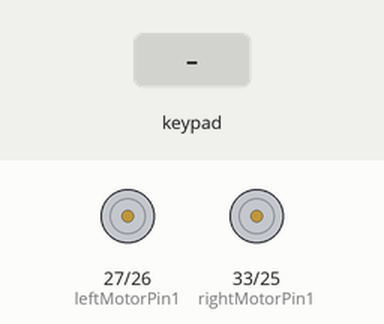
Recording of a sketch running on a simulated ESP32. Parts: motor-driver pin pairs drawn as motors (green arrow = first pin HIGH = forward, orange = second pin HIGH = backward, longer = more drive, scaled by the enable pin). The inputs (shaded band) are chosen by the test bench.

Above: at 1.2 s.
1.3 s: key 'U' pressed
At 1.5 s:
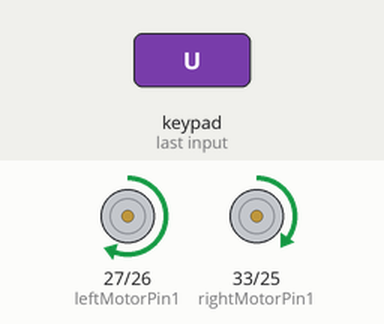
3.2 s: key 'D' pressed
At 3.4 s:
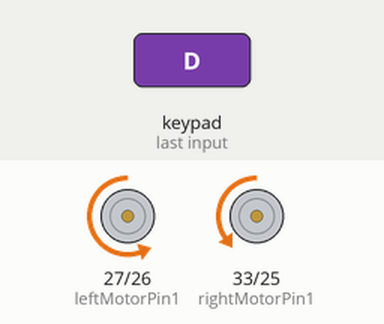
5.1 s: key 'L' pressed
At 5.3 s:
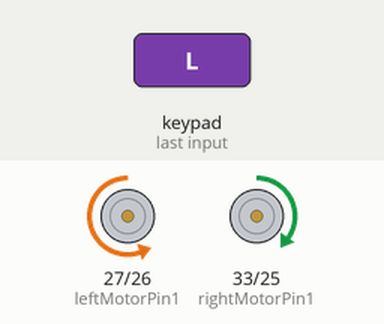
7.0 s: key 'R' pressed
At 7.2 s:
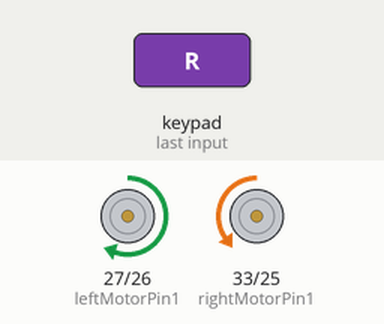
Timing chart, 0 to 9.9 s (numbered marks = the images above; inputs shaded):
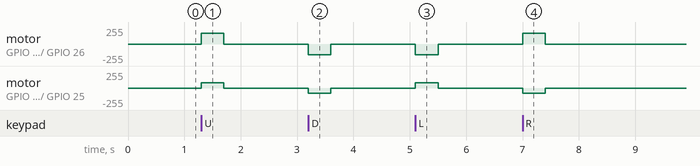

The sketch:

DabbleEsp32.ino
```cpp
#define CUSTOM_SETTINGS
#define INCLUDE_GAMEPAD_MODULE
#include <DabbleESP32.h>

// Somente funciona em versão 2.0.14 da esp32
// https://forum.arduino.cc/t/analogwrite-cpp9-error-ledcsetup-was-not-declared-in-this-scope/1290651/6


//Right motor
int enableRightMotor=13;
int rightMotorPin1=33;
int rightMotorPin2=25;
//Left motor
int enableLeftMotor=32;
int leftMotorPin1=27;
int leftMotorPin2=26;

#define MAX_MOTOR_SPEED 160
#define MAX_MOTOR_SPEED_RIGHT 80

const int PWMFreq = 1000; /* 1 KHz */
const int PWMResolution = 8;
const int rightMotorPWMSpeedChannel = 4;
const int leftMotorPWMSpeedChannel = 5;

void rotateMotor(int rightMotorSpeed, int leftMotorSpeed)
{
  if (rightMotorSpeed < 0)
  {
    digitalWrite(rightMotorPin1,LOW);
    digitalWrite(rightMotorPin2,HIGH);
  }
  else if (rightMotorSpeed > 0)
  {
    digitalWrite(rightMotorPin1,HIGH);
    digitalWrite(rightMotorPin2,LOW);
  }
  else
  {
    digitalWrite(rightMotorPin1,LOW);
    digitalWrite(rightMotorPin2,LOW);
  }

  if (leftMotorSpeed < 0)
  {
    digitalWrite(leftMotorPin1,LOW);
    digitalWrite(leftMotorPin2,HIGH);
  }
  else if (leftMotorSpeed > 0)
  {
    digitalWrite(leftMotorPin1,HIGH);
    digitalWrite(leftMotorPin2,LOW);
  }
  else
  {
    digitalWrite(leftMotorPin1,LOW);
    digitalWrite(leftMotorPin2,LOW);
  }

  ledcWrite(rightMotorPWMSpeedChannel, abs(rightMotorSpeed));
  ledcWrite(leftMotorPWMSpeedChannel, abs(leftMotorSpeed));
}

void setUpPinModes()
{
  pinMode(enableRightMotor,OUTPUT);
  pinMode(rightMotorPin1,OUTPUT);
  pinMode(rightMotorPin2,OUTPUT);

  pinMode(enableLeftMotor,OUTPUT);
  pinMode(leftMotorPin1,OUTPUT);
  pinMode(leftMotorPin2,OUTPUT);

  //Set up PWM for speed
  ledcSetup(rightMotorPWMSpeedChannel, PWMFreq, PWMResolution);
  ledcSetup(leftMotorPWMSpeedChannel, PWMFreq, PWMResolution);
  ledcAttachPin(enableRightMotor, rightMotorPWMSpeedChannel);
  ledcAttachPin(enableLeftMotor, leftMotorPWMSpeedChannel);

  rotateMotor(0,0);
}

void setup()
{
  setUpPinModes();
  Dabble.begin("RoboFutebol#4");
}

void loop()
{
  int rightMotorSpeed=0;
  int leftMotorSpeed=0;
  Dabble.processInput();
  if (GamePad.isUpPressed())
  {
    rightMotorSpeed = MAX_MOTOR_SPEED_RIGHT;
    leftMotorSpeed = MAX_MOTOR_SPEED;
  }

  if (GamePad.isDownPressed())
  {
    rightMotorSpeed = -MAX_MOTOR_SPEED_RIGHT;
    leftMotorSpeed = -MAX_MOTOR_SPEED;
  }

  if (GamePad.isLeftPressed())
  {
    rightMotorSpeed = MAX_MOTOR_SPEED_RIGHT;
    leftMotorSpeed = -MAX_MOTOR_SPEED;
  }

  if (GamePad.isRightPressed())
  {
    rightMotorSpeed = -MAX_MOTOR_SPEED_RIGHT;
    leftMotorSpeed = MAX_MOTOR_SPEED;
  }

  rotateMotor(rightMotorSpeed, leftMotorSpeed);
}
```

Measured:
- after the input at 1.3 s, motor on GPIO 27 (leftMotorPin1) / GPIO 26 (leftMotorPin2): stopped → forward 159/255 at once, → stopped 0.40 s later; motor on GPIO 33 (rightMotorPin1) / GPIO 25 (rightMotorPin2): stopped → forward 80/255 at once, → stopped 0.40 s later
- after the input at 3.2 s, motor on GPIO 27 (leftMotorPin1) / GPIO 26 (leftMotorPin2): stopped → backward 159/255 at once, → stopped 0.40 s later; motor on GPIO 33 (rightMotorPin1) / GPIO 25 (rightMotorPin2): stopped → backward 80/255 at once, → stopped 0.40 s later
- after the input at 5.1 s, motor on GPIO 27 (leftMotorPin1) / GPIO 26 (leftMotorPin2): stopped → backward 159/255 at once, → stopped 0.40 s later; motor on GPIO 33 (rightMotorPin1) / GPIO 25 (rightMotorPin2): stopped → forward 80/255 at once, → stopped 0.40 s later
- after the input at 7.0 s, motor on GPIO 27 (leftMotorPin1) / GPIO 26 (leftMotorPin2): stopped → forward 159/255 at once, → stopped 0.40 s later; motor on GPIO 33 (rightMotorPin1) / GPIO 25 (rightMotorPin2): stopped → backward 80/255 at once, → stopped 0.40 s later
